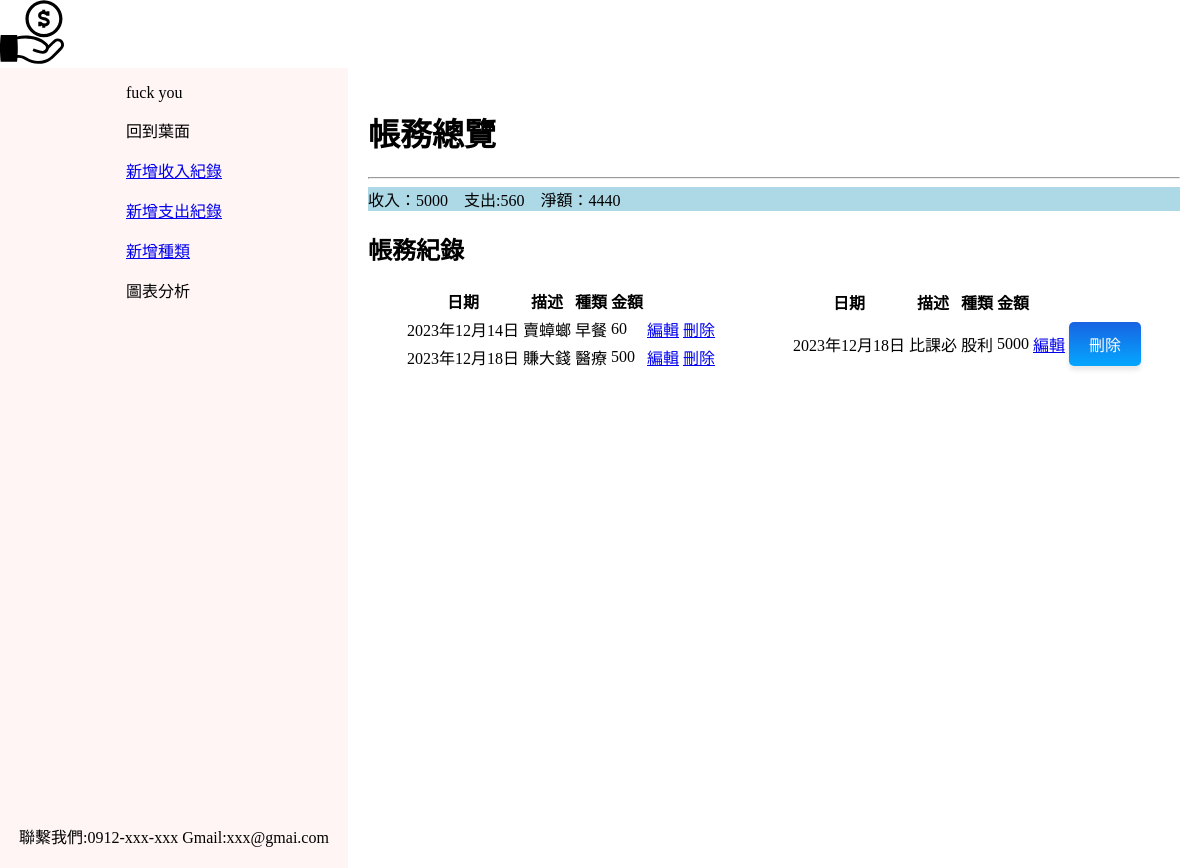
Before: /index/ with the older database file.
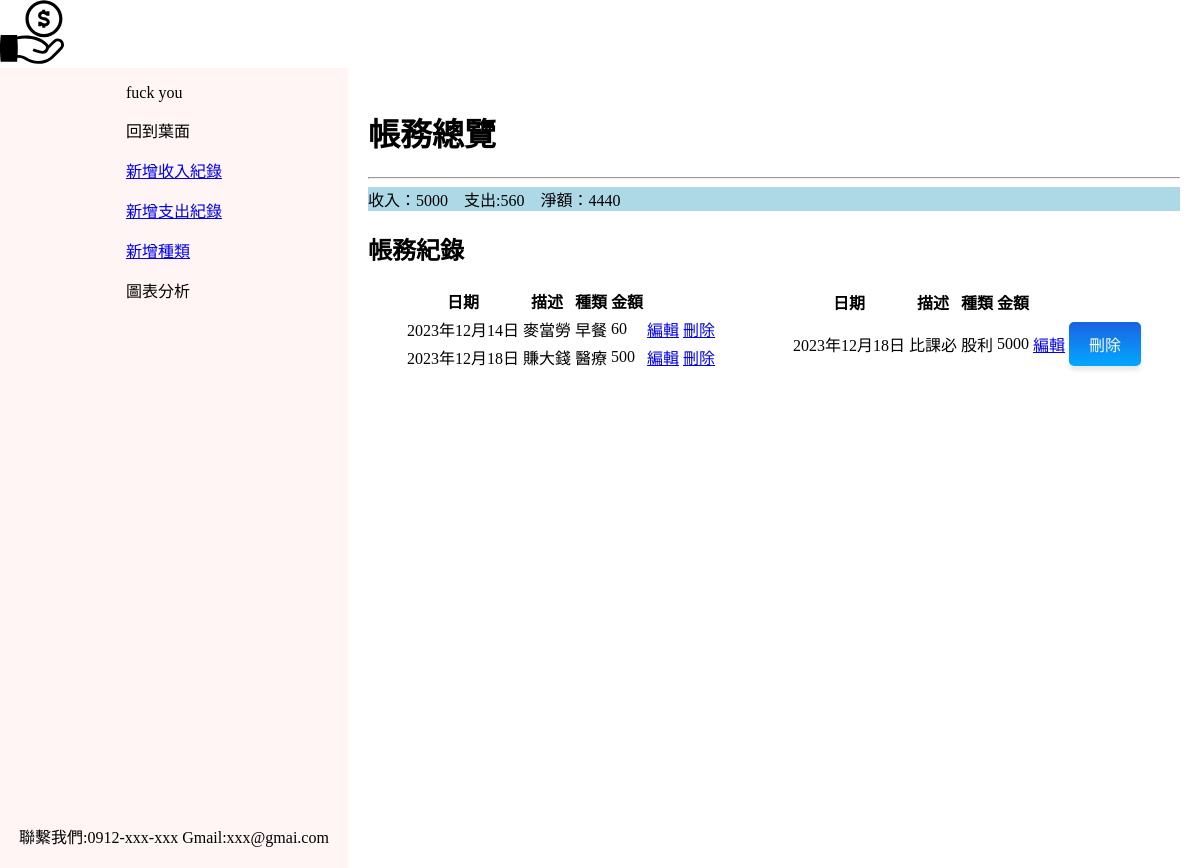
After: the same page with the newer database file.
### projectapp/models.py (models this page shows, shortened)
class Record_E(models.Model):
    date 	= DateField()
    description = CharField(max_length=300,null=True)
    categoryE 	= CharField(max_length=50)
    cash 	= IntegerField()

### projectapp/views.py (the view)
# urls.py: path('index/',views.recordall_and_cashflow,name='index'),
def recordall_and_cashflow(request):
    recordE=Record_E.objects.all().order_by('date')
    recordR=Record_R.objects.all().order_by('date')
    recordAllE=Record_E.objects.filter()
    recordAllR=Record_R.objects.filter()
    income_list=[record.cash for record in recordAllR]
    outcome_list=[record.cash for record in recordAllE]
    income=sum(income_list) if len(income_list)!=0 else 0
    outcome=sum(outcome_list) if len(outcome_list)!=0 else 0
    net = income -outcome
    return render(request,'index.html',locals())

### templates/index.html (shortened to what this page needs)
<!DOCTYPE html>
<html lang="en">
<head>
    <link rel="stylesheet" href="/static/css/index.css">
</head>
<body>
    <img  src="../static/img/cash.svg" alt="找不到">
    <div class="container">
      <div class="left-box">
        <div>
       <p>fuck you</p>
        <p>回到葉面</p>
        <a href="/addRrecord"><p>新增收入紀錄</p></a>
        <a href="/addErecord"><p>新增支出紀錄</p></a>
        <a href="/addcategory"><p>新增種類</p></a>
        <p>圖表分析</p>
        </div>
        <div style="margin-bottom:20px;">
          聯繫我們:0912-xxx-xxx
          Gmail:xxx@gmai.com
        </div>
      </div>
        <div class="right-text">
          <h1>帳務總覽</h1>
          <hr>
            <div class="incomeEP">
              收入：{{ income }} &nbsp;&nbsp;
              支出:{{ outcome }} &nbsp;&nbsp;
              淨額：{{ net }}
            </div>
          <h2>帳務紀錄</h2>
            <div class="table">
              <table>
                <th>日期</th>
                <th>描述</th>
                <th>種類</th>
                <th>金額</th>
            {% for record in recordE %}
            <tr>
              <td>{{ record.date }}</td>
              <td>{{ record.description }}</td>
              <td>{{ record.categoryE }}</td>
              <td>{{ record.cash }}</td>
              <td><a href="{% url 'editEr' record.id %}">編輯</a></td>
              <td><a href="{% url 'delEr' record.id %}">刪除</a></td>
            </tr>
            {% endfor %}
              </table>
              <table>
                <th>日期</th>
                <th>描述</th>
                <th>種類</th>
                <th>金額</th>
                {% for record in recordR %}
                <tr>
                <td>{{ record.date }}</td>
                <td>{{ record.description }}</td>
                <td>{{ record.categoryR }}</td>
                <td>{{ record.cash }}</td>
                <td><a href="{% url 'editRr' record.id %}">編輯</a></td>
                <td><a class="button-link-del" href="{% url 'delRr' record.id %}" >刪除</a></td>
                </tr>
                {% endfor %}
        </table>
      </div>
    </div>
  </div>
</body>
</html>

Changed rows visible on the page:
changed Record_E "早餐": description "賣蟑螂" → "麥當勞"
